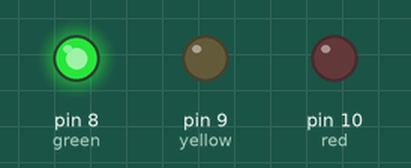
Simulated run of this sketch. Board: Arduino Uno, built with avr-gcc and run on an emulated ATmega328P. Shown: output pins drawn as LEDs (lit = HIGH).

Above: at 5.0 s.
At 11.5 s:
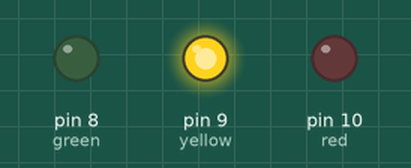
At 18.0 s:
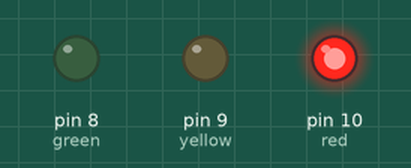
Timing chart, 0 to 29.9 s (numbered marks = the images above):
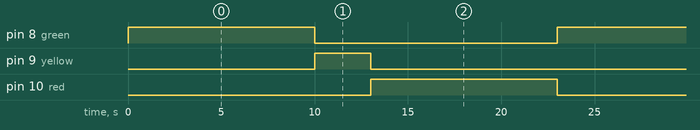

The sketch:

traffic_light.ino
```cpp
int red = 10; //assigning variables to Arduino UNO Digital PWN ports
int yellow = 9;
int green = 8;

int delayGreen = 10000; //controlling time delay between light changes
int delayYellow = 3000;
int delayRed = 10000;

void setup(){

  pinMode(green, OUTPUT);
  pinMode(yellow, OUTPUT);
  pinMode(red, OUTPUT);

}

void loop(){  //infinitely repeating sequential light control
  greenLight();
  delay(delayGreen);

  yellowLight();
  delay(delayYellow);

  redLight();
  delay(delayRed);
}

void greenLight() {
  digitalWrite(green, HIGH);
  digitalWrite(yellow, LOW);
  digitalWrite(red, LOW);
}

void yellowLight() {
  digitalWrite(green, LOW);
  digitalWrite(yellow, HIGH);
  digitalWrite(red, LOW);
}

void redLight() {
  digitalWrite(green, LOW);
  digitalWrite(yellow, LOW);
  digitalWrite(red, HIGH);
}


/*int red = 10;
int yellow = 9;
int green = 8;

void setup(){
  pinMode(red, OUTPUT);
  pinMode(yellow, OUTPUT);
  pinMode(green, OUTPUT);
}

void loop(){
  changeLights();
  delay(15000);
}

void changeLights(){
  digitalWrite(green, HIGH);
  digitalWrite(yellow, LOW);
  delay(7000);

  digitalWrite(yellow,  HIGH);
  digitalWrite(red, LOW);
  delay(3000);

  digitalWrite(yellow, HIGH);
  delay(2000);

  digitalWrite(yellow, LOW);
  digitalWrite(red, LOW);
  digitalWrite(green, HIGH);
  delay(3000);
}*/


/*void changeLights(){
  digitalWrite(green, LOW);
  digitalWrite(yellow, HIGH);
  delay(300);

  digitalWrite(yellow, LOW);
  digitalWrite(red, HIGH);
  delay(500);

  digitalWrite(yellow, HIGH);
  delay(200);
  digitalWrite(yellow, LOW);
  digitalWrite(red, LOW);
  digitalWrite(green, HIGH);
  delay(300);
}*/
```

Measured:
- by itself, pin 8 (green), pin 10 (red): alternates HIGH for 10.0 s and LOW for 13.0 s
- by itself, pin 9 (yellow): alternates HIGH for 3.0 s and LOW for 20.0 s
- by itself, everything shown: repeats every 23.0 s, in 3 steps
